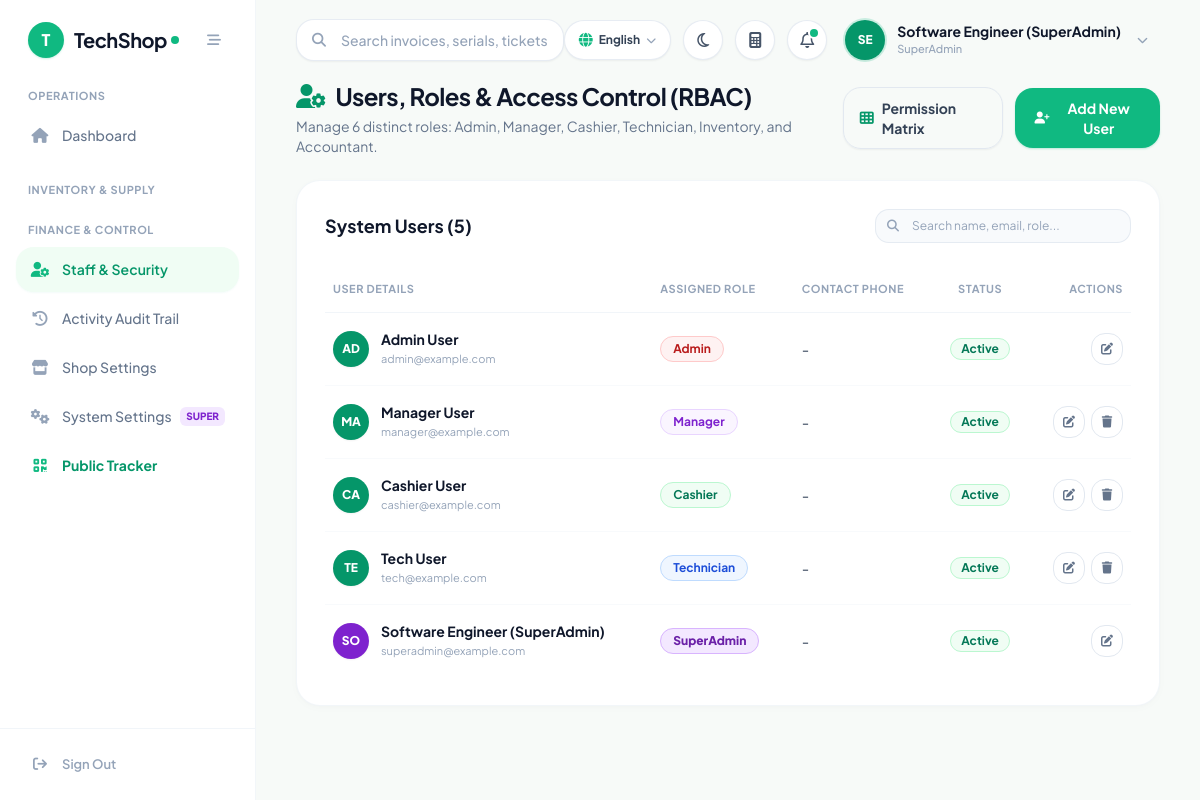
The page /pages/users.php (signed in) on the database its author committed.
### tables this page shows
CREATE TABLE `settings` (
  `setting_key` varchar(50) NOT NULL,
  `setting_value` text,
  `created_at` timestamp NULL DEFAULT CURRENT_TIMESTAMP,
  `updated_at` timestamp NULL DEFAULT CURRENT_TIMESTAMP ON UPDATE CURRENT_TIMESTAMP
);

CREATE TABLE `users` (
  `id` bigint UNSIGNED NOT NULL,
  `name` varchar(255) NOT NULL,
  `email` varchar(255) NOT NULL,
  `password` varchar(255) NOT NULL,
  `role` varchar(50) NOT NULL DEFAULT 'Cashier',
  `status` tinyint(1) NOT NULL DEFAULT '1',
  `created_at` timestamp NULL DEFAULT CURRENT_TIMESTAMP,
  `updated_at` timestamp NULL DEFAULT CURRENT_TIMESTAMP ON UPDATE CURRENT_TIMESTAMP
);

### pages/users.php (the view, shortened to what the rows shown need)
<?php
require_once '../includes/db.php';
require_once '../includes/header.php';
$users_list = [];
if ($pdo) {
    try {
        if ($role === 'SuperAdmin') {
            $users_list = $pdo->query("SELECT * FROM users ORDER BY id ASC")->fetchAll();
        } else {
            $users_list = $pdo->query("SELECT * FROM users WHERE role != 'SuperAdmin' ORDER BY id ASC")->fetchAll();
        }
    } catch (Exception $e) {}
}
?>
<div class="space-y-6 max-w-7xl mx-auto">
    <div class="flex flex-col sm:flex-row sm:items-center justify-between gap-4">
        <div>
            <h1 class="text-2xl font-bold text-slate-900 tracking-tight flex items-center gap-2.5">
                <i class="fa-solid fa-user-gear text-emerald-600"></i>
                <span>Users, Roles & Access Control (RBAC)</span>
            </h1>
        </div>
    </div>
    <div class="bg-white rounded-3xl shadow-card border border-slate-100/90 p-6 sm:p-7 overflow-hidden">
        <div class="flex flex-col sm:flex-row sm:items-center justify-between gap-4 mb-6">
            <h2 class="text-lg font-bold text-slate-900">System Users (<?php echo count($users_list); ?>)</h2>
        </div>
        <div class="overflow-x-auto -mx-6 sm:-mx-7 px-6 sm:px-7">
            <table class="w-full text-left border-collapse" id="usersTable">
                <thead>
                    <tr class="border-b border-slate-100 text-[11px] font-bold text-slate-400 uppercase tracking-wider">
                        <th class="py-3.5 pr-4 pl-2">User Details</th>
                        <th class="py-3.5 px-4">Assigned Role</th>
                        <th class="py-3.5 px-4">Contact Phone</th>
                        <th class="py-3.5 px-4 text-center">Status</th>
                        <th class="py-3.5 pl-4 pr-2 text-right">Actions</th>
                    </tr>
                </thead>
                <tbody class="divide-y divide-slate-50 text-xs sm:text-sm text-slate-700">
                    <?php foreach ($users_list as $u):
                        $u_role = $u['role'] ?? 'Cashier';
                        $role_colors = [
                            'SuperAdmin' => 'bg-purple-100 text-purple-800 border-purple-300 font-extrabold',
                            'Admin' => 'bg-red-50 text-red-700 border-red-200',
                            'Manager' => 'bg-purple-50 text-purple-700 border-purple-200',
                            'Cashier' => 'bg-emerald-50 text-emerald-700 border-emerald-200',
                            'Technician' => 'bg-blue-50 text-blue-700 border-blue-200',
                            'Inventory' => 'bg-amber-50 text-amber-700 border-amber-200',
                            'Accountant' => 'bg-cyan-50 text-cyan-700 border-cyan-200'
                        ][$u_role] ?? 'bg-slate-100 text-slate-700 border-slate-200';
                    ?>
                    <tr class="hover:bg-slate-50/60 transition-colors group">
                        <td class="py-4 pr-4 pl-2 font-bold text-slate-900">
                            <div class="flex items-center gap-3">
                                <div class="w-9 h-9 rounded-2xl <?php echo $u_role === 'SuperAdmin' ? 'bg-purple-700' : 'bg-emerald-600'; ?> text-white font-extrabold flex items-center justify-center text-xs shrink-0 shadow-sm">
                                    <?php echo strtoupper(substr($u['name'], 0, 2)); ?>
                                </div>
                                <div>
                                    <span class="block font-bold text-slate-900"><?php echo htmlspecialchars($u['name']); ?></span>
                                    <span class="block text-[11px] text-slate-400 font-normal"><?php echo htmlspecialchars($u['email']); ?></span>
                                </div>
                            </div>
                        </td>
                        <td class="py-4 px-4">
                            <span class="inline-block border text-xs font-bold px-3 py-1 rounded-xl <?php echo $role_colors; ?>">
                                <?php echo htmlspecialchars($u['role']); ?>
                            </span>
                        </td>
                        <td class="py-4 px-4 font-medium text-slate-600">
                            <?php echo htmlspecialchars($u['phone'] ?? '-'); ?>
                        </td>
                        <td class="py-4 px-4 text-center">
                            <?php if ($u['status'] == 1): ?>
                                <span class="inline-block text-xs font-bold text-emerald-700 bg-emerald-50 px-2.5 py-0.5 rounded-full border border-emerald-200">Active</span>
                            <?php else: ?>
                                <span class="inline-block text-xs font-bold text-slate-400 bg-slate-100 px-2.5 py-0.5 rounded-full">Disabled</span>
                            <?php endif; ?>
                        </td>
                        <td class="py-4 pl-4 pr-2 text-right">
                            <div class="flex items-center justify-end gap-1.5">
                                <?php if ($u['role'] !== 'SuperAdmin' || $role === 'SuperAdmin'): ?>
                                <button onclick="openUserModal('edit', <?php echo htmlspecialchars(json_encode($u)); ?>)" class="w-8 h-8 rounded-xl border border-slate-200 text-slate-500 hover:text-emerald-600 hover:bg-emerald-50 flex items-center justify-center transition-colors text-xs" title="Edit User">
                                    <i class="fa-solid fa-pen-to-square"></i>
                                </button>
                                <?php endif; ?>
                                <?php if ($u['id'] != 1 && $u['role'] !== 'SuperAdmin'): ?>
                                <form method="POST" action="users.php" onsubmit="return confirm('Delete user <?php echo addslashes($u['name']); ?>?');" class="inline">
                                    <button type="submit" class="w-8 h-8 rounded-xl border border-slate-200 text-slate-500 hover:text-red-600 hover:bg-red-50 flex items-center justify-center transition-colors text-xs" title="Delete User">
                                        <i class="fa-solid fa-trash"></i>
                                    </button>
                                </form>
                                <?php endif; ?>
                            </div>
                        </td>
                    </tr>
                    <?php endforeach; ?>
                </tbody>
            </table>
        </div>
    </div>
</div>
<?php require_once '../includes/footer.php'; ?>

### includes/header.php (shortened to what the rows shown need)
<?php
require_once __DIR__ . '/lang.php';
$user = $_SESSION['user'];
$role = $user['role'] ?? 'Cashier';
        ?>
        <?php
function isActive($page) {
    $current = basename($_SERVER['PHP_SELF']);
    if ($current === $page || strpos($_SERVER['REQUEST_URI'], $page) !== false) {
        return 'bg-emerald-50 text-emerald-600 font-semibold shadow-sm shadow-emerald-500/5';
    }
    return 'text-slate-500 hover:text-slate-900 hover:bg-slate-50/80 font-medium';
}
function getIconColor($page) {
    $current = basename($_SERVER['PHP_SELF']);
    if ($current === $page || strpos($_SERVER['REQUEST_URI'], $page) !== false) {
        return 'text-emerald-500';
    }
    return 'text-slate-400 group-hover:text-slate-600';
}
$sys_name = 'TechShop';
$sys_logo = '';
if (isset($pdo) && $pdo) {
    try {
        $stmt_h = $pdo->query("SELECT setting_key, setting_value FROM settings WHERE setting_key IN ('system_name', 'shop_logo', 'currency_symbol', 'shop_currency', 'supported_currencies_json')");
        while ($row = $stmt_h->fetch()) {
            if ($row['setting_key'] === 'system_name' && !empty($row['setting_value'])) $sys_name = $row['setting_value'];
        }
    } catch (\Exception $e) {}
}
?>
<!DOCTYPE html>
<html lang="en" class="h-full">
<head>
    <script src="https://cdn.tailwindcss.com"></script>
    <link rel="stylesheet" href="https://cdnjs.cloudflare.com/ajax/libs/font-awesome/6.5.1/css/all.min.css">
</head>
<body class="bg-[#F7FAF8] text-slate-800 font-sans flex h-screen overflow-hidden antialiased">
    <aside id="mainSidebar" class="w-64 bg-white border-r border-slate-100/90 flex flex-col fixed md:static inset-y-0 left-0 z-50 transform -translate-x-full md:translate-x-0 transition-transform duration-200 ease-in-out">
        <div class="h-20 flex items-center justify-between px-7">
            <a href="dashboard.php" class="flex items-center gap-2.5 group">
                <?php if ($sys_logo): ?>
                    <img src="../uploads/logo/<?php echo htmlspecialchars($sys_logo); ?>" alt="Logo" class="h-9 w-9 object-contain rounded-xl">
                <?php else: ?>
                    <div class="w-9 h-9 rounded-2xl bg-emerald-500 text-white flex items-center justify-center font-black text-base shadow-sm shadow-emerald-500/20">
                        <?php echo strtoupper(substr($sys_name, 0, 1)); ?>
                    </div>
                <?php endif; ?>
                <div class="flex items-center tracking-tight">
                    <span class="text-xl font-bold text-slate-900 tracking-tight"><?php echo htmlspecialchars($sys_name); ?></span>
                    <span class="w-2 h-2 rounded-full bg-emerald-500 ml-1 inline-block"></span>
                </div>
            </a>
        </div>
        <nav class="flex-1 overflow-y-auto px-4 py-2 space-y-6">
            <div>
                <p class="text-[11px] font-bold uppercase tracking-wider text-slate-400 px-3 mb-2"><?php echo __('nav_operations'); ?></p>
                <div class="space-y-1">
                    <a href="dashboard.php" class="sidebar-item flex items-center px-3.5 py-3 rounded-2xl group <?php echo isActive('dashboard.php'); ?>">
                        <i class="fa-solid fa-house w-5 text-center text-[15px] <?php echo getIconColor('dashboard.php'); ?>"></i>
                        <span class="ml-3 text-[14px]"><?php echo __('nav_dashboard'); ?></span>
                    </a>
                </div>
            </div>
            <div>
                <p class="text-[11px] font-bold uppercase tracking-wider text-slate-400 px-3 mb-2"><?php echo __('nav_inventory_supply'); ?></p>
            </div>
            <div>
                <p class="text-[11px] font-bold uppercase tracking-wider text-slate-400 px-3 mb-2"><?php echo __('nav_finance_control'); ?></p>
                <div class="space-y-1">
                    <?php if (in_array($role, ['Admin', 'Manager', 'SuperAdmin'])): ?>
                    <a href="users.php" class="sidebar-item flex items-center px-3.5 py-3 rounded-2xl group <?php echo isActive('users.php'); ?>">
                        <i class="fa-solid fa-user-gear w-5 text-center text-[15px] <?php echo getIconColor('users.php'); ?>"></i>
                        <span class="ml-3 text-[14px]"><?php echo __('nav_staff'); ?></span>
                    </a>
                    <a href="audit_log.php" class="sidebar-item flex items-center px-3.5 py-3 rounded-2xl group <?php echo isActive('audit_log.php'); ?>">
                        <i class="fa-solid fa-clock-rotate-left w-5 text-center text-[15px] <?php echo getIconColor('audit_log.php'); ?>"></i>
                        <span class="ml-3 text-[14px]"><?php echo __('nav_audit'); ?></span>
                    </a>
                    <?php endif; ?>
                    <?php if (in_array($role, ['Admin', 'SuperAdmin'])): ?>
                    <a href="shop_settings.php" class="sidebar-item flex items-center px-3.5 py-3 rounded-2xl group <?php echo isActive('shop_settings.php'); ?>">
                        <i class="fa-solid fa-store w-5 text-center text-[15px] <?php echo getIconColor('shop_settings.php'); ?>"></i>
                        <span class="ml-3 text-[14px]"><?php echo __('nav_shop_settings'); ?></span>
                    </a>
                    <?php endif; ?>
                    <?php if ($role === 'SuperAdmin'): ?>
                    <a href="settings.php" class="sidebar-item flex items-center justify-between px-3.5 py-3 rounded-2xl group <?php echo isActive('settings.php'); ?>">
                        <div class="flex items-center">
                            <i class="fa-solid fa-gears w-5 text-center text-[15px] <?php echo getIconColor('settings.php'); ?>"></i>
                            <span class="ml-3 text-[14px]"><?php echo __('nav_system_settings'); ?></span>
                        </div>
                        <span class="px-1.5 py-0.5 rounded-md bg-purple-100 text-purple-700 text-[10px] font-extrabold uppercase">Super</span>
                    </a>
                    <?php endif; ?>
                    <a href="track.php" target="_blank" class="sidebar-item flex items-center px-3.5 py-3 rounded-2xl group text-emerald-600 hover:bg-emerald-50/80 font-bold">
                    </a>
                </div>
            </div>
        </nav>
        <div class="p-4 border-t border-slate-100">
            <a href="../logout.php" class="flex items-center px-3.5 py-2.5 text-slate-400 hover:text-red-500 hover:bg-red-50/60 rounded-2xl transition-all">
                <i class="fa-solid fa-arrow-right-from-bracket w-5 text-center text-[14px]"></i>
                <span class="ml-3 text-[13px] font-semibold"><?php echo __('nav_sign_out'); ?></span>
            </a>
        </div>
    </aside>
    <main class="flex-1 flex flex-col h-screen overflow-hidden bg-[#F7FAF8]">
        <header class="h-20 bg-transparent flex items-center justify-between px-6 lg:px-10 z-20 shrink-0">
            <div class="flex items-center gap-4 flex-1">
                <div class="relative w-full max-w-sm hidden sm:block">
                    <input
                        type="text"
                        id="globalSearchInput"
                        placeholder="<?php echo __('hdr_search_placeholder', 'Search anything (F2)...'); ?>"
                        class="w-full pl-11 pr-4 py-2.5 bg-white border border-slate-200/80 rounded-2xl text-sm font-medium text-slate-800 placeholder-slate-400 focus:outline-none focus:ring-2 focus:ring-emerald-500/20 focus:border-emerald-500 shadow-sm transition-all"
                        onkeyup="handleGlobalSearch(event)"
                    >
                </div>
            </div>
        </header>
        <div class="flex-1 overflow-y-auto px-6 lg:px-10 pb-10">

### rows shown on the page
settings: setting_value "T", setting_value "TechShop"
settings: setting_value "OPERATIONS", setting_value "Dashboard", setting_value "INVENTORY & SUPPLY", setting_value "FINANCE & CONTROL", setting_value "Staff & Security", setting_value "Activity Audit Trail", setting_value "Shop Settings", setting_value "System Settings", setting_value "Sign Out"
users: name "AD", name "Admin User", email "admin@example.com", role "Admin", phone "-", status "Active"
users: name "MA", name "Manager User", email "manager@example.com", role "Manager", phone "-", status "Active"
users: name "CA", name "Cashier User", email "cashier@example.com", role "Cashier", phone "-", status "Active"
users: name "TE", name "Tech User", email "tech@example.com", role "Technician", phone "-", status "Active"
users: name "SO", name "Software Engineer (SuperAdmin)", email "superadmin@example.com", role "SuperAdmin", phone "-", status "Active"

### other values the page prints
$initials "SE"
$user_name "Software Engineer (SuperAdmin)"
$user_role "SuperAdmin"
count($users_list) "5"
